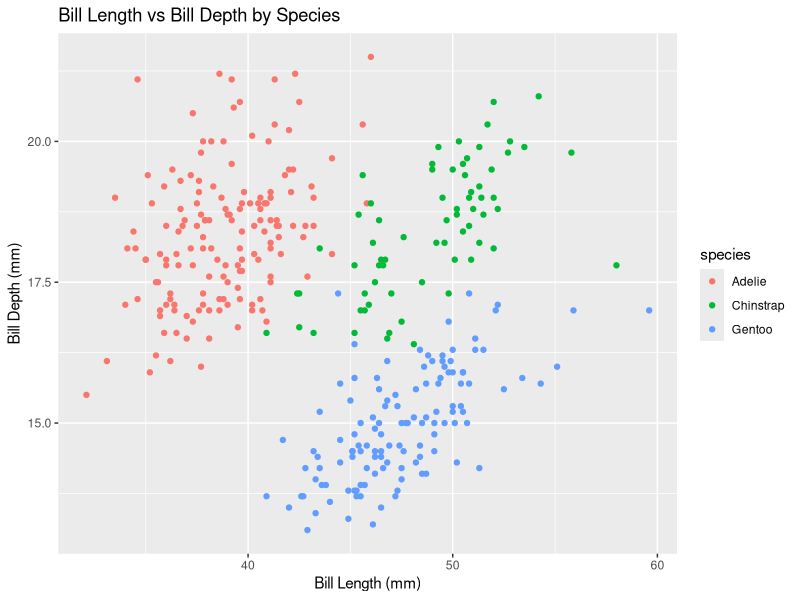

This figure's R source:
## ---- chunk 1
knitr::opts_chunk$set(echo = TRUE)
## ---- chunk 2
library(tidyverse)
library(palmerpenguins)

data("penguins")
## ---- chunk 3
summary(penguins)
glimpse(penguins)
## ---- chunk 4
ggplot(data = penguins, aes(x = bill_length_mm, y = bill_depth_mm, color = species)) +
  geom_point() +
  labs(title = "Bill Length vs Bill Depth by Species",
       x = "Bill Length (mm)",
       y = "Bill Depth (mm)")
